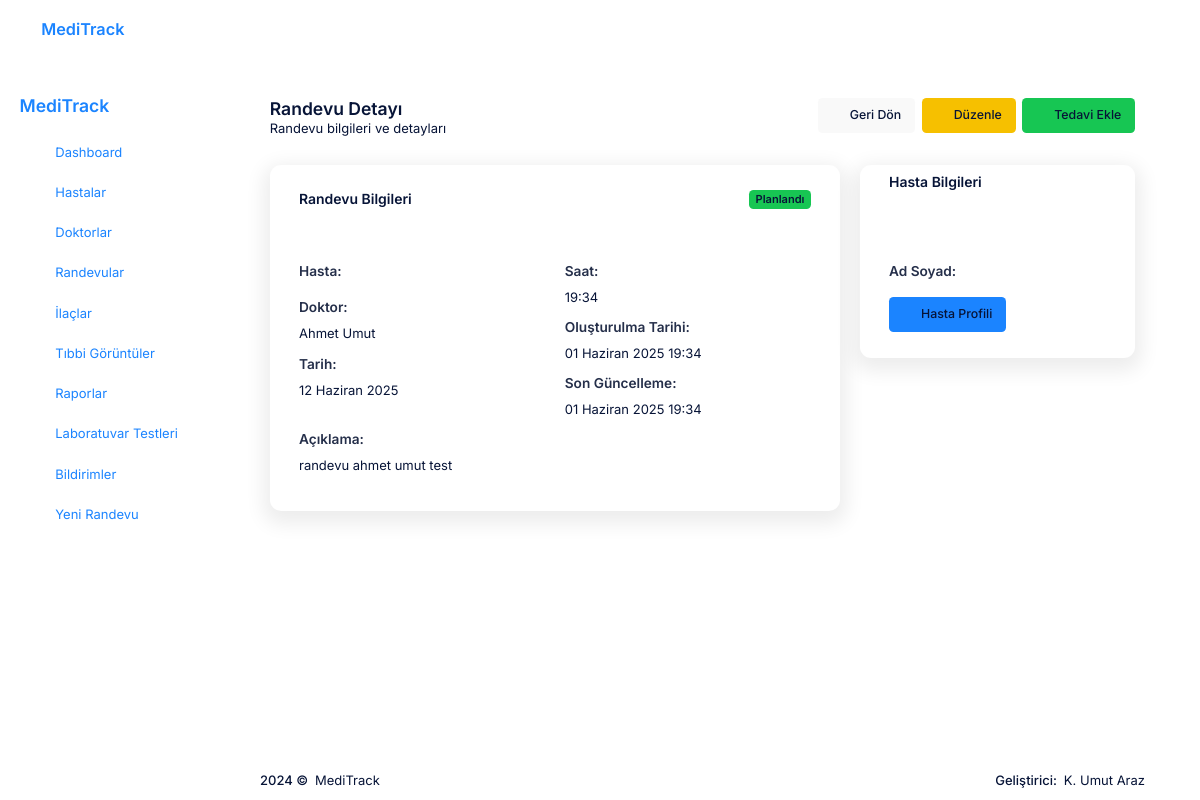
The page /core/appointments/53/ (signed in) on the database as committed earlier.
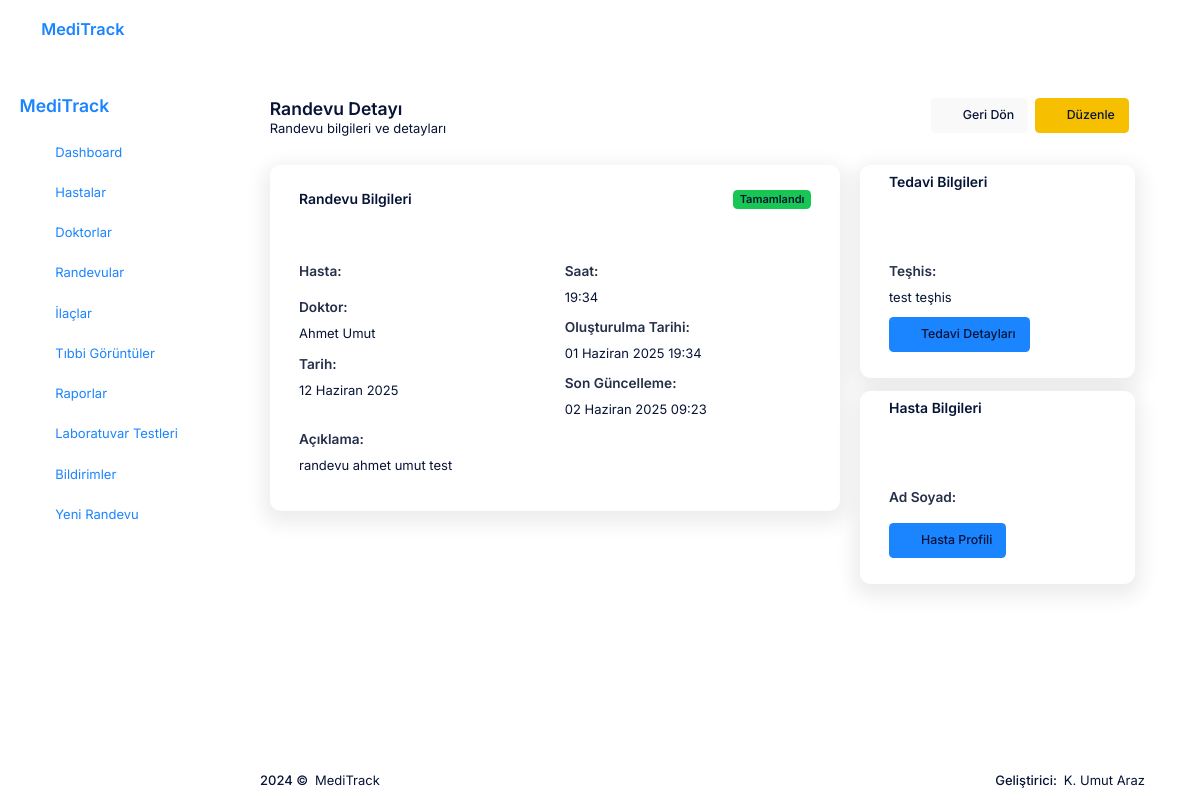
The same page on the database as committed later.
### appointments/models.py (models this page shows, shortened)
class Appointment(models.Model):
    STATUS_CHOICES = [
        ('planned', _('Planlandı')),
        ('completed', _('Tamamlandı')),
        ('cancelled', _('İptal Edildi')),
    ]
    patient = models.ForeignKey(
        settings.AUTH_USER_MODEL,
        on_delete=models.CASCADE,
        related_name='patient_appointments',
        verbose_name=_('Hasta'),
        limit_choices_to={'user_type': 'patient'}
    )
    doctor = models.ForeignKey(
        settings.AUTH_USER_MODEL,
        on_delete=models.CASCADE,
        related_name='doctor_appointments',
        verbose_name=_('Doktor'),
        limit_choices_to={'user_type': 'doctor'}
    )
    date = models.DateField(
        verbose_name=_('Tarih')
    )
    time = models.TimeField(
        verbose_name=_('Saat')
    )
    description = models.TextField(
        blank=True,
        null=True,
        verbose_name=_('Açıklama')
    )
    status = models.CharField(
        max_length=20,
        choices=STATUS_CHOICES,
        default='planned',
        verbose_name=_('Durum')
    )
    created_at = models.DateTimeField(
        auto_now_add=True,
        verbose_name=_('Oluşturulma Tarihi')
    )
    updated_at = models.DateTimeField(
        auto_now=True,
        verbose_name=_('Güncellenme Tarihi')
    )
    class Meta:
        verbose_name = _('Randevu')
        verbose_name_plural = _('Randevular')
        ordering = ['-date', '-time']

### users/models.py (models this page shows, shortened)
class User(AbstractUser):
    USER_TYPE_CHOICES = [
        ('patient', _('Hasta')),
        ('doctor', _('Doktor')),
        ('receptionist', _('Resepsiyonist')),
        ('admin', _('Admin')),
    ]
    user_type = models.CharField(
        max_length=20,
        choices=USER_TYPE_CHOICES,
        default='patient',
        verbose_name=_('Kullanıcı Tipi')
    )
    specialization = models.CharField(
        max_length=100,
        blank=True,
        null=True,
        verbose_name=_('Uzmanlık Alanı')
    )
    date_of_birth = models.DateField(
        blank=True,
        null=True,
        verbose_name=_('Doğum Tarihi')
    )
    phone_number = models.CharField(
        max_length=20,
        blank=True,
        null=True,
        verbose_name=_('Telefon Numarası')
    )
    address = models.TextField(
        blank=True,
        null=True,
        verbose_name=_('Adres')
    )
    blood_type = models.CharField(
        max_length=10,
        blank=True,
        null=True,
        verbose_name=_('Kan Grubu')
    )
    def is_patient(self):
        return self.user_type == 'patient'
    def is_doctor(self):
        return self.user_type == 'doctor'
    def is_receptionist(self):
        return self.user_type == 'receptionist'
    def is_admin_user(self):
        return self.user_type == 'admin'
    class Meta:
        verbose_name = _('Kullanıcı')
        verbose_name_plural = _('Kullanıcılar')

### treatments/models.py (models this page shows, shortened)
class Treatment(models.Model):
    appointment = models.OneToOneField(
        Appointment,
        on_delete=models.CASCADE,
        related_name='treatment',
        verbose_name=_('Randevu')
    )
    diagnosis = models.TextField(
        verbose_name=_('Teşhis')
    )
    notes = models.TextField(
        blank=True,
        null=True,
        verbose_name=_('Notlar')
    )
    created_at = models.DateTimeField(
        auto_now_add=True,
        verbose_name=_('Oluşturulma Tarihi')
    )
    updated_at = models.DateTimeField(
        auto_now=True,
        verbose_name=_('Güncellenme Tarihi')
    )
    class Meta:
        verbose_name = _('Tedavi')
        verbose_name_plural = _('Tedaviler')
        ordering = ['-created_at']

### core/views.py (the view)
# urls.py: path('appointments/<int:pk>/', views.AppointmentDetailView.as_view(), name='appointment-detail'),
class AppointmentDetailView(LoginRequiredMixin, UserPassesTestMixin, DetailView):
    model = Appointment
    template_name = 'core/appointment_detail.html'
    context_object_name = 'appointment'
    def test_func(self):
        appointment = self.get_object()
        user = self.request.user
        if user.is_patient():
            return appointment.patient == user
        elif user.is_doctor():
            return appointment.doctor == user
        return user.is_receptionist() or user.is_admin_user()

### core/context_processors.py (called while the page is built)
def notifications_processor(request):
    context = {}
    if request.user.is_authenticated:
        unread_notifications_count = Notification.objects.filter(
            user=request.user,
            is_read=False
        ).count()
        recent_notifications = Notification.objects.filter(
            user=request.user
        ).order_by('-created_at')[:5]
        context['unread_notifications_count'] = unread_notifications_count
        context['recent_notifications'] = recent_notifications
    return context

### Templates/core/appointment_detail.html (shortened to what the changed rows need)
{% extends 'core/base.html' %}
{% load static %}
{% block content %}
<div class="container py-4">
    <div class="row mb-4">
        <div class="col">
            <h1 class="h3 mb-0">Randevu Detayı</h1>
        </div>
        <div class="col-auto">
            <div class="d-flex">
                <a href="{% url 'appointment-list' %}" class="btn btn-sm btn-light me-2">
                    <i class="fas fa-arrow-left"></i> Geri Dön
                </a>
                {% if user.is_receptionist or user.is_admin_user or user.is_doctor and user == appointment.doctor %}
                <a href="{% url 'appointment-update' appointment.id %}" class="btn btn-sm btn-warning me-2">
                    <i class="fas fa-edit"></i> Düzenle
                </a>
                {% endif %}
                {% if user.is_doctor and user == appointment.doctor and appointment.status == 'planned' %}
                <a href="{% url 'treatment-create' appointment.id %}" class="btn btn-sm btn-success">
                    <i class="fas fa-notes-medical"></i> Tedavi Ekle
                </a>
                {% endif %}
            </div>
        </div>
    </div>
    <div class="row">
        <div class="col-md-8">
            <div class="card shadow mb-4">
                <div class="card-header py-3 d-flex flex-row align-items-center justify-content-between">
                    <h6 class="m-0 font-weight-bold text-primary">Randevu Bilgileri</h6>
                    <span class="badge bg-{{ appointment.status|yesno:'success,danger,primary' }}">
                        {{ appointment.get_status_display }}
                    </span>
                </div>
                <div class="card-body">
                    <div class="row">
                        <div class="col-md-6">
                            <div class="mb-3">
                                <label class="form-label fw-bold">Doktor:</label>
                                <div>{{ appointment.doctor.get_full_name }}</div>
                            </div>
                            <div class="mb-3">
                                <label class="form-label fw-bold">Tarih:</label>
                                <div>{{ appointment.date }}</div>
                            </div>
                        </div>
                        <div class="col-md-6">
                            <div class="mb-3">
                                <label class="form-label fw-bold">Saat:</label>
                                <div>{{ appointment.time }}</div>
                            </div>
                            <div class="mb-3">
                                <label class="form-label fw-bold">Oluşturulma Tarihi:</label>
                                <div>{{ appointment.created_at }}</div>
                            </div>
                            <div class="mb-3">
                                <label class="form-label fw-bold">Son Güncelleme:</label>
                                <div>{{ appointment.updated_at }}</div>
                            </div>
                        </div>
                    </div>
                    <div class="mb-3">
                        <label class="form-label fw-bold">Açıklama:</label>
                        <div>
                            {% if appointment.description %}
                                {{ appointment.description }}
                            {% else %}
                                <em>Açıklama yok</em>
                            {% endif %}
                        </div>
                    </div>
                </div>
            </div>
        </div>
        <div class="col-md-4">
            {% if appointment.treatment %}
            <div class="card shadow mb-4">
                <div class="card-header py-3">
                    <h6 class="m-0 font-weight-bold text-primary">Tedavi Bilgileri</h6>
                </div>
                <div class="card-body">
                    <div class="mb-3">
                        <label class="form-label fw-bold">Teşhis:</label>
                        <div>{{ appointment.treatment.diagnosis }}</div>
                    </div>
                    <a href="{% url 'treatment-detail' appointment.treatment.id %}" class="btn btn-sm btn-primary">
                        <i class="fas fa-notes-medical"></i> Tedavi Detayları
                    </a>
                </div>
            </div>
            {% endif %}
        </div>
    </div>
</div>
{% endblock %}

Rows that differ between the two databases and show on the page:
changed Appointment "randevu ahmet umut test": status "Planlandı" → "Tamamlandı"; updated_at "01 Haziran 2025 19:34" → "02 Haziran 2025 09:23"; treatment.diagnosis (not shown) → "test teşhis"
Other text that changed with them:
text no longer shown: "Tedavi Ekle"
text now shown: "Tedavi Bilgileri Teşhis: Tedavi Detayları"
